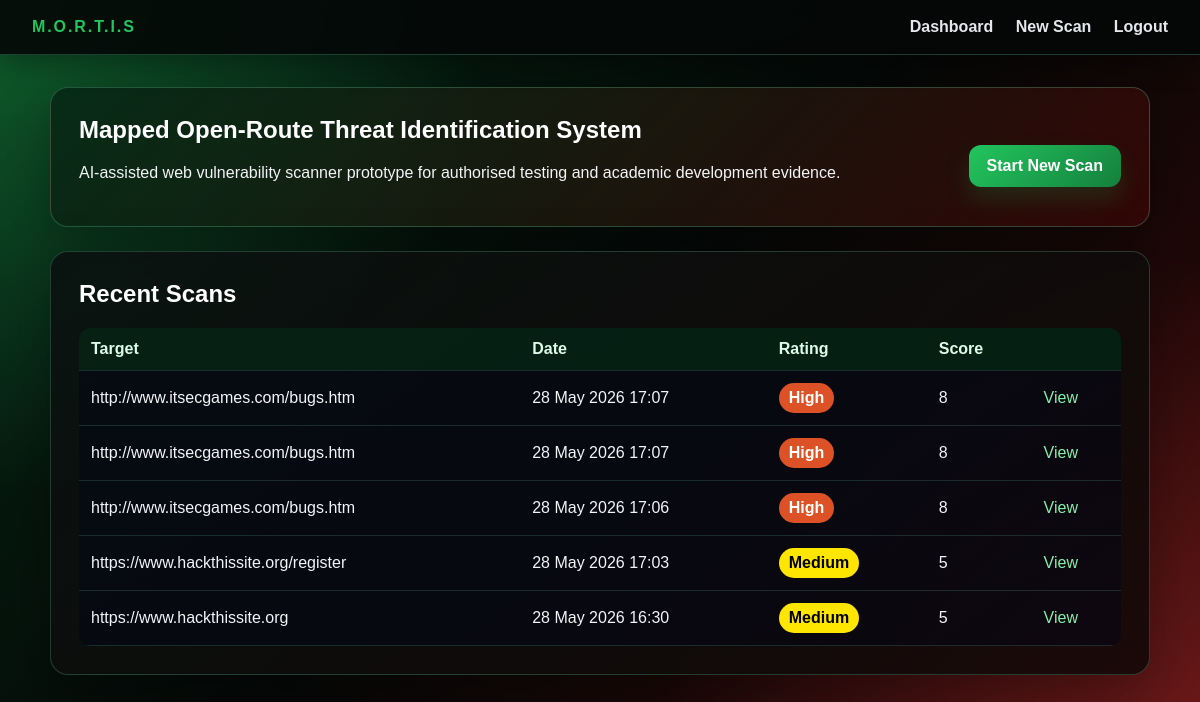
Page /dashboard (signed in) on the earlier database version.
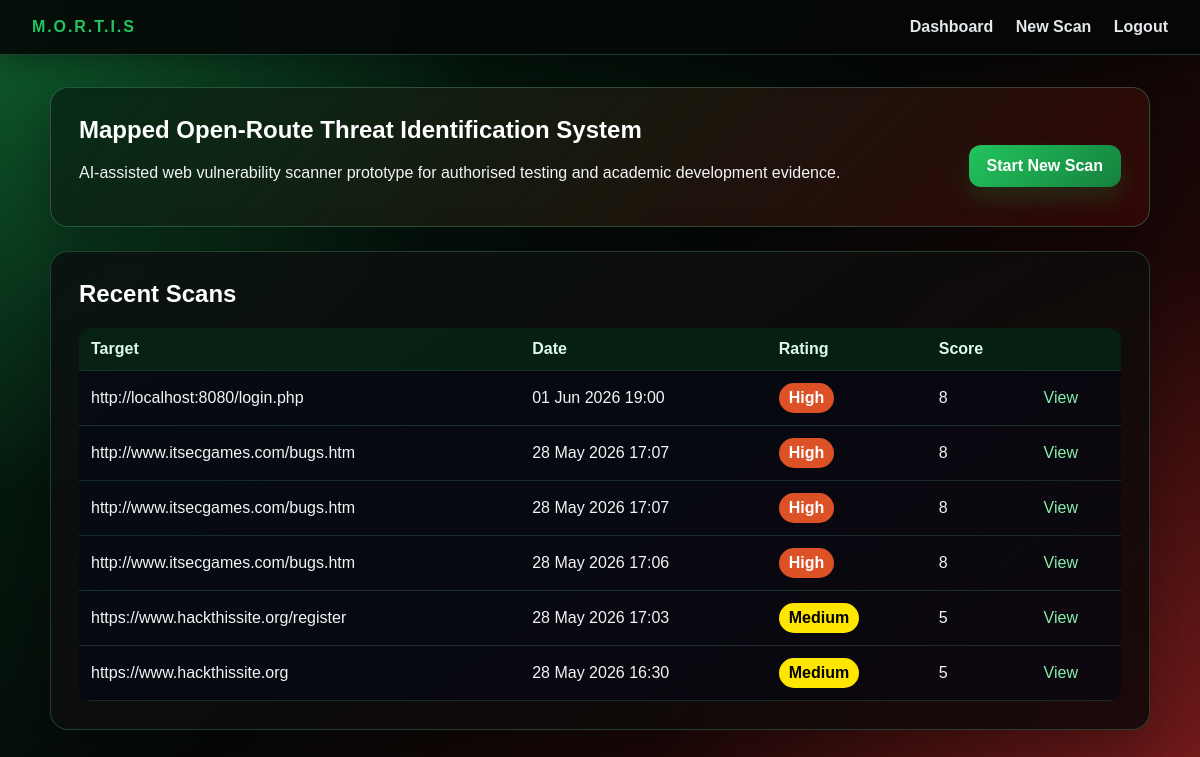
Same page on the later database version.
### app/models.py (models this page shows)
class Scan(db.Model):
    id = db.Column(db.Integer, primary_key=True)
    target_url = db.Column(db.String(500), nullable=False)
    created_at = db.Column(db.DateTime, default=datetime.utcnow)
    overall_score = db.Column(db.Integer, default=0)
    overall_rating = db.Column(db.String(20), default="Low")
    report_summary = db.Column(db.Text, default="")
    findings = db.relationship(
        "Finding",
        backref="scan",
        cascade="all, delete-orphan",
        lazy=True,
        order_by="Finding.score.desc()"
    )

### app/routes.py (the view)
@bp.route("/dashboard")
@login_required
def dashboard():
    scans = Scan.query.order_by(Scan.created_at.desc()).limit(10).all()
    return render_template("dashboard.html", scans=scans)

### app/routes.py (called while the page is built)
def login_required(view):
    @wraps(view)
    def wrapped(*args, **kwargs):
        if "user_id" not in session:
            return redirect(url_for("main.login"))
        return view(*args, **kwargs)
    return wrapped

### app/templates/dashboard.html
{% extends "base.html" %}
{% block content %}
<section class="hero">
    <div>
      <h1>Mapped Open-Route Threat Identification System</h1>
      <p>AI-assisted web vulnerability scanner prototype for authorised testing and academic development evidence.</p>
    </div>
  <a class="button" href="{{ url_for('main.scan') }}">Start New Scan</a>
</section>
<section class="card">
  <h2>Recent Scans</h2>
  {% if scans %}
  <table>
    <thead><tr><th>Target</th><th>Date</th><th>Rating</th><th>Score</th><th></th></tr></thead>
    <tbody>
    {% for scan in scans %}
      <tr>
        <td>{{ scan.target_url }}</td>
        <td>{{ scan.created_at.strftime('%d %b %Y %H:%M') }}</td>
        <td><span class="badge {{ scan.overall_rating|lower }}">{{ scan.overall_rating }}</span></td>
        <td>{{ scan.overall_score }}</td>
        <td><a href="{{ url_for('main.results', scan_id=scan.id) }}">View</a></td>
      </tr>
    {% endfor %}
    </tbody>
  </table>
  {% else %}
    <p class="muted">No scans yet. Run your first authorised scan.</p>
  {% endif %}
</section>
{% endblock %}

### app/templates/base.html (shortened to what this page needs)
<!doctype html>
<html lang="en">
<head>
  <link rel="stylesheet" href="{{ url_for('static', filename='css/style.css') }}">
</head>
<body>
  <header class="topbar">
    <div class="brand">M.O.R.T.I.S</div>
    <nav>
      {% if session.get('user_id') %}
        <a href="{{ url_for('main.dashboard') }}">Dashboard</a>
        <a href="{{ url_for('main.scan') }}">New Scan</a>
        <a href="{{ url_for('main.logout') }}">Logout</a>
      {% endif %}
    </nav>
  </header>
  <main class="container">
    {% block content %}{% endblock %}
  </main>
</body>
</html>

### app/static/css/style.css (style rules this page uses)
:root { --bg: #050807; --bg-red: #3a0707; --bg-green:#062915; --panel: rgba(10, 18, 16, 0.92); --panel-2: rgba(18, 8, 8, 0.88); --text: #f3f4f6; --muted: #a7b7ad; --line: rgba(110, 231, 183, 0.22); --accent: #ef4444; --accent-2:#22c55e; --danger: #dc2626; --success: #16a34a; }
*, *::before, *::after { box-sizing: border-box; }
body { margin: 0; font-family: Arial, sans-serif; color: var(--text); background: radial-gradient(circle at top left, rgba(34, 197, 94, 0.34), transparent 34%), radial-gradient(circle at bottom right, rgba(239, 68, 68, 0.34), transparent 38%), linear-gradient(135deg, var(--bg-green) 0%, var(--bg) 48%, var(--bg-red) 100%); background-attachment: fixed; }
h1, h2, h3 { margin-top: 0; color: #ffffff; }
a { color: #86efac; text-decoration: none; }
.topbar { position: sticky; top: 0; display: flex; justify-content: space-between; align-items: center; padding: 18px 32px; background: rgba(5, 8, 7, 0.92); border-bottom: 1px solid rgba(110, 231, 183, 0.24); box-shadow: 0 8px 28px rgba(0, 0, 0, 0.35); backdrop-filter: blur(8px); }
.topbar .brand { font-weight: 800; letter-spacing: 0.12em; color: var(--accent-2); }
.topbar nav a { margin-left: 18px; color: #e5e7eb; font-weight: 700; }
.container { width: min(1100px, 94%); margin: 32px auto; }
.hero { display: flex; justify-content: space-between; align-items: center; gap: 24px; padding: 28px; margin-bottom: 24px; background: linear-gradient(135deg, rgba(6, 41, 21, 0.92), rgba(58, 7, 7, 0.76)); border: 1px solid rgba(110, 231, 183, 0.26); border-radius: 18px; box-shadow: 0 20px 55px rgba(0, 0, 0, 0.32); }
.card { padding: 28px; margin-bottom: 24px; background: linear-gradient(145deg, var(--panel), var(--panel-2)); border: 1px solid rgba(110, 231, 183, 0.22); border-radius: 18px; box-shadow: 0 20px 60px rgba(0, 0, 0, 0.32); }
button, .button { display: inline-block; margin-top: 18px; padding: 12px 18px; background: linear-gradient(135deg, var(--accent-2), #15803d); color: #ffffff; font-weight: 800; border: 0; border-radius: 12px; cursor: pointer; box-shadow: 0 12px 24px rgba(22, 163, 74, 0.20); }
table { width: 100%; border-collapse: collapse; background: rgba(2, 6, 23, 0.45); border-radius: 12px; overflow: hidden; }
th, td { padding: 12px; text-align: left; border-bottom: 1px solid rgba(110, 231, 183, 0.16); }
th { color: #dcfce7; background: rgba(6, 41, 21, 0.72); }
.badge { display: inline-block; padding: 6px 10px; background: #334155; color: #ffffff; font-weight: 800; border-radius: 999px; }
.badge.medium { background: #ffe600; color: #000000; }
.badge.high { background: #dc5126; color: #ffffff; }

Differences in the rows shown:
added Scan: target_url "http://localhost:8080/login.php", created_at "01 Jun 2026 19:00", overall_rating "High", overall_score "8"
